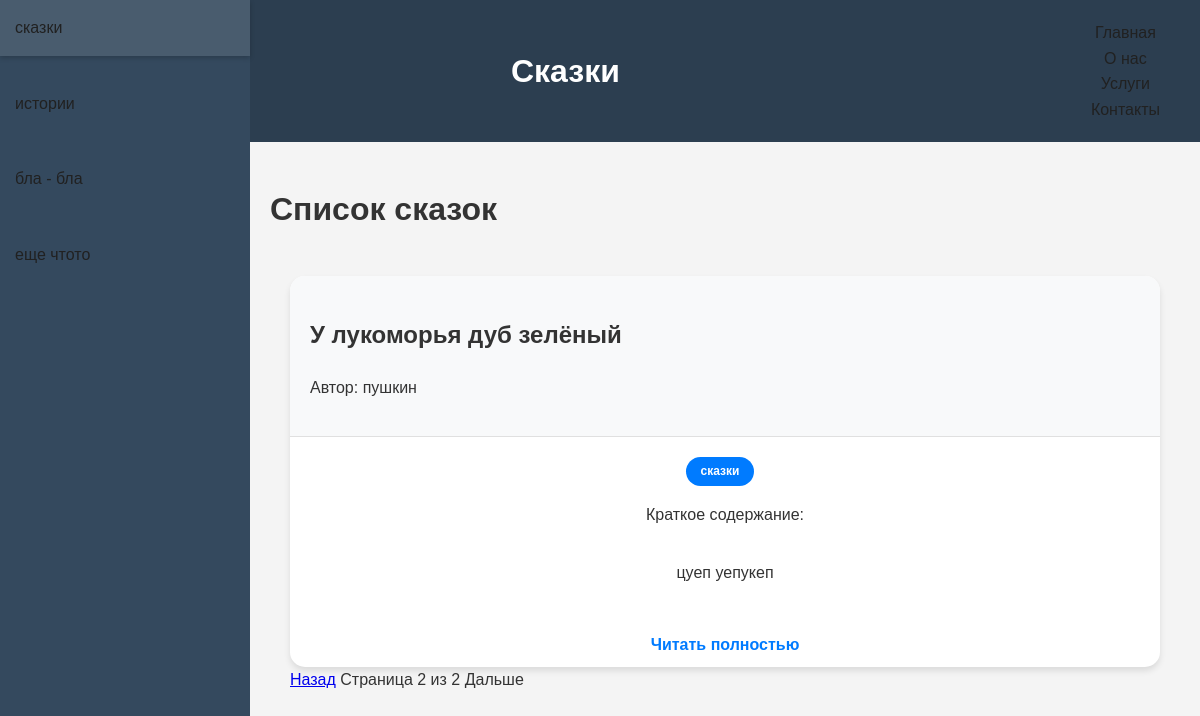
/story_list?page=2, run on an earlier commit of the app's database.
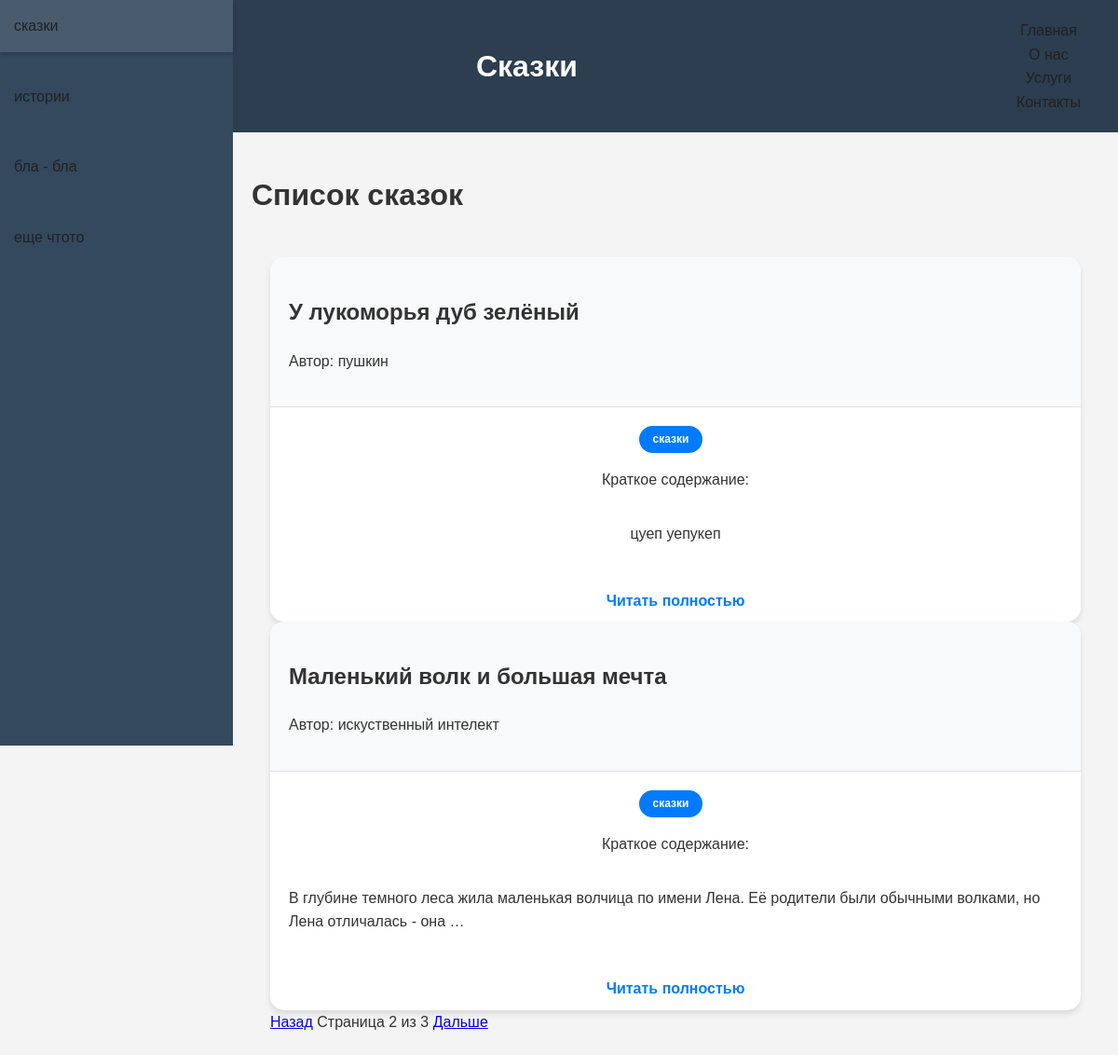
And on a later commit of the database.
### main/models.py (models this page shows, shortened)
class Story(models.Model):
    title=models.CharField(max_length=100)
    autor=models.ForeignKey(Autor, on_delete=models.CASCADE, related_name='stories')
    genre =models.ManyToManyField(Genre, blank=True)
    content = models.TextField()

class Autor(models.Model):
    name=models.CharField(max_length=100)

class Genre(models.Model):
    name=models.CharField(max_length=50)

### main/views.py (the view)
# urls.py: path('story_list', views.story_list, name='story_list'),
def story_list(request):
    stories = Story.objects.all()
    paginator = Paginator(stories, 2)  # Показываем по 2 сказки на странице
    page = request.GET.get('page', 1)
    try:
        paginated_stories = paginator.page(page)
    except PageNotAnInteger:
        paginated_stories = paginator.page(1)
    except EmptyPage:
        paginated_stories = paginator.page(paginator.num_pages)
    return render(request, 'story_list.html', {'stories': paginated_stories})

### main/templates/story_list.html (shortened to what this page needs)
{% extends 'base.html' %}
{% block content %}
    <h1>Список сказок</h1>
    <div class="container">
        {% for story in stories %}
            <div class="story-card">
                <div class="card-header">
                    <h2>{{ story.title }}</h2>
                    <p>Автор: <span class="author">{{ story.autor.name }}</span> {{ story.autor.count }} </p>
                </div>
                <div class="card-body">
                    <ul class="genre-list">
                        {% for genre in story.genre.all %}
                            <li>{{ genre.name }}</li>
                        {% endfor %}
                    </ul>
                    <p>Краткое содержание:</p>
                    <p>{{ story.content|truncatewords:20 }}</p>
                </div>
                <div class="card-footer">
                    <a href="{% url 'story_detail' story.id %}" class="read-more">Читать полностью</a>
                </div>
            </div>
        {% empty %}
            <p>Здесь пока нет сказок.</p>
        {% endfor %}
       <div class="pagination">
    {% if stories.has_previous %}
        <a href="{% url 'story_list' %}?page={{ stories.previous_page_number }}">Назад</a>
    {% else %}
        <span>Назад</span>
    {% endif %}
    <span>Страница {{ stories.number }} из {{ stories.paginator.num_pages }}</span>
    {% if stories.has_next %}
        <a href="{% url 'story_list' %}?page={{ stories.next_page_number }}">Дальше</a>
    {% else %}
        <span>Дальше</span>
    {% endif %}
</div>
{% endblock %}

What changed in the data, as far as the page shows it:
added Story: title "Маленький волк и большая мечта", autor.name "искуственный интелект", content "В глубине темного леса жила маленькая волчица по имени Лена. Её родители были обычными волками, но Лена отличалась - она …", Genre (name "сказки")
Also different on the page:
{{ stories.paginator.num_pages }}: "2" → "3"
